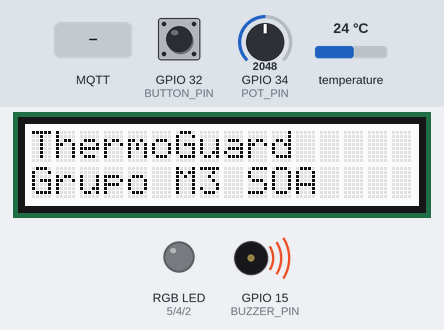
Simulated run of this sketch. Board: ESP32. Parts: 16×2 character LCD, an RGB LED mixed from three pins (HIGH = lit), buzzer (waves = sounding, pin HIGH). The inputs (shaded band) are chosen by the test bench; at power-on: GPIO 32 (BUTTON_PIN) HIGH, GPIO 34 (POT_PIN) = 2048, temperature 24 °C. WiFi joins after 1.5 s; servers stay silent unless stated; random numbers use the default seed unless the sketch sets one; no MQTT or app messages arrive unless stated; what the sketch prints to the serial monitor is not drawn.

Above: at 1.3 s.
1.4 s: GPIO 32 (BUTTON_PIN) pulled LOW for 0.15 s
At 1.9 s:
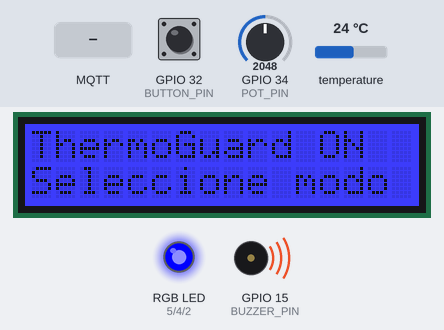
3.0 s: MQTT message "APAGAR" arrives on the first subscribed topic
At 3.13 s:
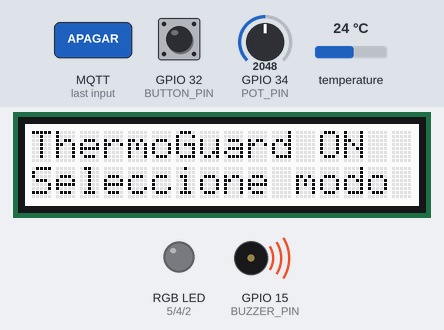
4.7 s: GPIO 32 (BUTTON_PIN) pulled LOW for 1 s
7.2 s: GPIO 34 (POT_PIN) set to 1932
At 8.2 s:
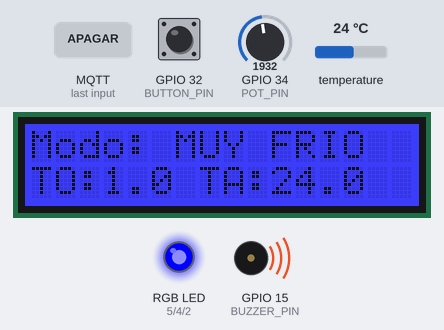
8.8 s: MQTT message "BAJO" arrives on the second subscribed topic
At 9.7 s:
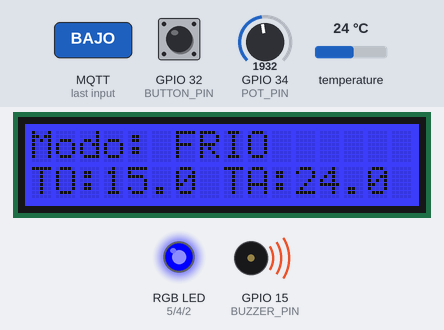
10.9 s: temperature set to 16.2 °C
At 13.2 s:
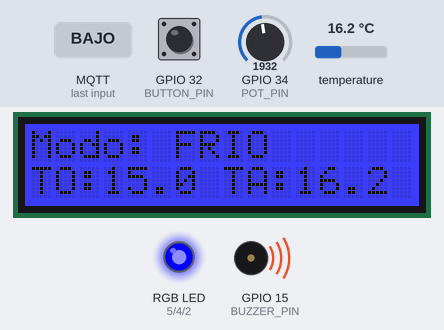
14.0 s: temperature set to 15.1 °C
At 16.0 s:
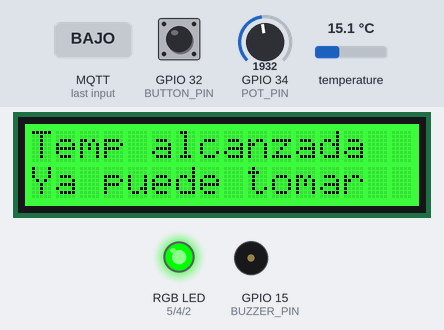
Timing chart, 0 to 26.7 s (numbered marks = the images above; inputs shaded):
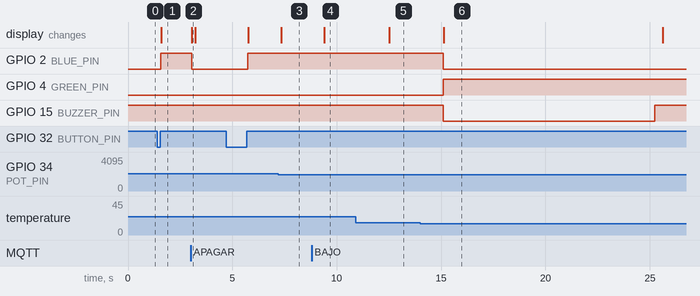

Measured:
- the behaviour switches between 15.6 and 15.5 °C on temperature (found by bisection; images 5 and 6)
- after the input at 1.4 s, GPIO 2 (BLUE_PIN): LOW → HIGH after 0.16 s; the display: changes after 0.19 s (image 1)
- after the input at 3.0 s, GPIO 2 (BLUE_PIN): HIGH → LOW at once; the display: changes at once (image 2)
- after the input at 4.7 s, GPIO 2 (BLUE_PIN): LOW → HIGH after 1.0 s
- after the input at 7.2 s, the display: changes after 0.14 s (image 3)
- after the input at 8.8 s, the display: changes after 0.61 s (image 4)
- after the input at 10.9 s, the display: changes after 1.6 s (image 5)
- after the input at 14.0 s, GPIO 2 (BLUE_PIN): HIGH → LOW after 1.1 s; GPIO 4 (GREEN_PIN): LOW → HIGH after 1.1 s; GPIO 15 (BUZZER_PIN): HIGH → LOW after 1.1 s, → HIGH 10.1 s later; the display: changes after 1.1 s (image 6)

The sketch:

ThermoGuard_ESP32.ino
```cpp
// Grupo M3 de Sistemas Operativos Avanzados
// ===================== LIBRERIAS =====================

#include <OneWire.h>
#include <DallasTemperature.h>
#include <Wire.h>
#include "rgb_lcd.h"

#include <freertos/FreeRTOS.h>
#include <freertos/task.h>
#include <freertos/queue.h>
#include <freertos/semphr.h>

#include <WiFi.h>
#include <PubSubClient.h> // MQTT

// ===================== PINES =====================

#define RED_PIN       5
#define GREEN_PIN     4
#define BLUE_PIN      2

#define BUZZER_PIN    15

#define ONE_WIRE_BUS  18

#define POT_PIN       34

// BOTON EN GPIO 32 CON LOGICA DE PULLUP
#define BUTTON_PIN    32

// ===================== LCD =====================
rgb_lcd lcd;

// ===================== SENSOR TEMPERATURA =====================
OneWire oneWire(ONE_WIRE_BUS);
DallasTemperature sensors(&oneWire);

// ===================== ESTADOS =====================
enum States
{
  IDLE,
  Monitoring,
  Alarm
};

// ===================== EVENTOS =====================
enum Event
{
  EV_NONE,

  EV_BUTTON_SHORT,
  EV_BUTTON_LONG,

  EV_TEMP_LOW,
  EV_TEMP_MEDIUM,
  EV_TEMP_HIGH,

  EV_TEMP_REACHED,
  EV_TEMP_PASS,

  EV_TIMEOUT
};

// ===================== RTOS =====================

QueueHandle_t colaEventos;

// Mutex para acceder a variables globales
SemaphoreHandle_t mutexDatos;

// Mutex exclusivo para el LCD
SemaphoreHandle_t mutexLCD;

// ===================== VARIABLES GLOBALES =====================

Event currentEvent = EV_NONE;

States systemState = IDLE;

float tempActual = NAN;
float setTemp    = NAN;

int lecturaAnterior = -1;

// Texto de la linea 0 del LCD
char modoDisplay[17] = "ThermoGuard";

// Texto de la linea 1 del LCD
char linea1Display[17] = "Presione boton";

// Flag para saber si el display debe mostrar temperatura en línea 1
bool mostrarTemp = false;

// ===================== CREDENCIALES WIFI Y MQTT =====================

const char* ssid = "iPhone de Maximo";
const char* password = "maxirojo";
const char* mqtt_server = "172.20.10.8"; // Broker

WiFiClient espClient;
PubSubClient client(espClient);

// ===================== TOPICS MQTT =====================
const char* topic_set_modo     = "grupoM3/set/modo";
const char* topic_pub_temp     = "grupoM3/sensor/temperatura";
const char* topic_pub_estado   = "grupoM3/sensor/estado";
const char* topic_sub_cmd      = "grupoM3/comando";

// ===================== CONFIGURACIONES =====================
// Potenciometro
int defUmbralLOW    = 1365;
int defUmbralMedium = 2730;

// Umbrales de temperatura de la bebida
float defTempLow    = 15.0;
float defTempMedium = 1.0;
float defTempHigh   = -1.0;

float defUmbralTolerancia = 0.5;

bool timerAlarmaActivo = false;

unsigned long tiempoInicioAlarma = 0;
unsigned long tiempoBuzzer = 10000;

int defValorErrorSensorTemp = -127;
int defSerial = 9600;
int defUmbralButtonShort = 1000;
int defMargenToleranciaPotenciometro = 75;

// Delays tasks
int defDelayTaskBoton          = 20;
int defDelayTaskPotenciometro  = 100;
int defDelayTaskTimer          = 100;
int defDelayTaskTemperatura    = 1000;
int defDelayTaskDisplay        = 1000;

// =====================================================
// ===================== FUNCIONES =====================
// =====================================================

// ===================== LED RGB =====================

void setColor(int r, int g, int b)
{
  digitalWrite(RED_PIN, r);
  digitalWrite(GREEN_PIN, g);
  digitalWrite(BLUE_PIN, b);
}

// ===================== TASK BOTON =====================

void taskBoton(void *pvParameter)
{
  bool estadoAnterior = HIGH;
  unsigned long tiempoPresionado = 0;

  while(1)
  {
    bool estadoActual = digitalRead(BUTTON_PIN);

    if (estadoAnterior == HIGH && estadoActual == LOW)
    {
      tiempoPresionado = millis();
      Serial.println("Boton presionado");
    }

    if (estadoAnterior == LOW && estadoActual == HIGH)
    {
      unsigned long duracion = millis() - tiempoPresionado;
      Event evt;

      if (duracion < defUmbralButtonShort)
      {
        evt = EV_BUTTON_SHORT;
        Serial.println("EV_BUTTON_SHORT");
      }
      else
      {
        evt = EV_BUTTON_LONG;
        Serial.println("EV_BUTTON_LONG");
      }

      xQueueSend(colaEventos, &evt, 0);
    }

    estadoAnterior = estadoActual;
    vTaskDelay(pdMS_TO_TICKS(defDelayTaskBoton));
  }
}

// ===================== TASK POTENCIOMETRO =====================

void taskPotenciometro(void *pvParameter)
{
  while (1)
  {
    int lectura = analogRead(POT_PIN);

    if (lecturaAnterior == -1 || abs(lectura - lecturaAnterior) > defMargenToleranciaPotenciometro)
    {
      Event evt;

      if (lectura < defUmbralLOW) evt = EV_TEMP_LOW;
      else if (lectura < defUmbralMedium) evt = EV_TEMP_MEDIUM;
      else evt = EV_TEMP_HIGH;

      xQueueSend(colaEventos, &evt, 0);
      lecturaAnterior = lectura;
      Serial.println("Nueva lectura potenciometro: " + String(lectura));
    }
    vTaskDelay(pdMS_TO_TICKS(defDelayTaskPotenciometro));
  }
}

// ===================== TASK TEMPERATURA =====================

void taskTemperatura(void *pvParameter)
{
  static bool reachedEnviado = false;
  static bool passEnviado    = false;

  while(1)
  {
    sensors.requestTemperatures();
    float lectura = sensors.getTempCByIndex(0);

    if (lectura == defValorErrorSensorTemp)
    {
      Serial.println("Error: DS18B20 desconectado");
      vTaskDelay(pdMS_TO_TICKS(defDelayTaskTemperatura));
      continue;
    }

    xSemaphoreTake(mutexDatos, portMAX_DELAY);
    tempActual   = lectura;
    float objetivo = setTemp;
    States estado  = systemState;
    xSemaphoreGive(mutexDatos);

    if ((estado == Monitoring || estado == Alarm) && !isnan(objetivo))
    {
      if (abs(lectura - objetivo) <= defUmbralTolerancia)
      {
        if (!reachedEnviado)
        {
          Event evt = EV_TEMP_REACHED;
          xQueueSend(colaEventos, &evt, 0);
          reachedEnviado = true; passEnviado = false;
        }
      }
      else if (lectura < (objetivo - defUmbralTolerancia))
      {
        if (!passEnviado)
        {
          Event evt = EV_TEMP_PASS;
          xQueueSend(colaEventos, &evt, 0);
          passEnviado = true; reachedEnviado = false;
        }
      }
      else
      {
        reachedEnviado = false; passEnviado = false;
      }
    }
    else
    {
      reachedEnviado = false; passEnviado = false;
    }
    vTaskDelay(pdMS_TO_TICKS(defDelayTaskTemperatura));
  }
}

// ===================== TASK DISPLAY =====================

void taskDisplay(void *pvParameter)
{
  while(1)
  {
    xSemaphoreTake(mutexDatos, portMAX_DELAY);
    float  temp     = tempActual;
    float  objetivo = setTemp;
    States estado   = systemState;
    char   modo[17];
    char   linea1[17];
    bool   showTemp = mostrarTemp;
    strncpy(modo,   modoDisplay,   16);
    strncpy(linea1, linea1Display, 16);
    modo[16]   = '\0';
    linea1[16] = '\0';
    xSemaphoreGive(mutexDatos);

    xSemaphoreTake(mutexLCD, portMAX_DELAY);

    if (estado == Monitoring && showTemp)
    {
      lcd.setCursor(0, 0); lcd.print(modo);
      for (int i = strlen(modo); i < 16; i++) lcd.print(" ");
      lcd.setCursor(0, 1);
      lcd.print("TO:"); lcd.print(objetivo, 1);
      lcd.print(" TA:"); lcd.print(temp, 1);
      lcd.print("   ");
    }
    else if (estado == Monitoring && !showTemp)
    {
      lcd.setCursor(0, 0); lcd.print(modo);
      for (int i = strlen(modo); i < 16; i++) lcd.print(" ");
      lcd.setCursor(0, 1); lcd.print("Seleccione modo ");
    }
    else if (estado == IDLE && !showTemp)
    {
      lcd.setCursor(0, 0); lcd.print(modo);
      lcd.setCursor(0, 1); lcd.print("Grupo M3 SOA    ");
    }

    xSemaphoreGive(mutexLCD);
    vTaskDelay(pdMS_TO_TICKS(defDelayTaskDisplay));
  }
}

// ===================== TASK TIMER =====================

void taskTimer(void *pvParameter)
{
  while (1)
  {
    bool          alarmaActiva;
    unsigned long inicio;

    xSemaphoreTake(mutexDatos, portMAX_DELAY);
    alarmaActiva = timerAlarmaActivo;
    inicio       = tiempoInicioAlarma;
    xSemaphoreGive(mutexDatos);

    if (alarmaActiva)
    {
      if (millis() - inicio >= tiempoBuzzer)
      {
        Event evt = EV_TIMEOUT;
        xQueueSend(colaEventos, &evt, 0);
      }
    }
    vTaskDelay(pdMS_TO_TICKS(defDelayTaskTimer));
  }
}

// ===================== TAREA WIFI Y MQTT =====================

// Convierte el estado de la FSM a un string legible para publicar por MQTT
const char* estadoToString(States e)
{
  switch (e)
  {
    case IDLE:       return "IDLE";
    case Monitoring: return "MONITOREANDO";
    case Alarm:      return "ALARMA";
    default:         return "DESCONOCIDO";
  }
}

// Callback: se ejecuta cuando llega un mensaje MQTT desde la APP
void mqttCallback(char* topic, byte* payload, unsigned int length) {
  String mensaje = "";
  for (unsigned int i = 0; i < length; i++) {
    mensaje += (char)payload[i];
  }

  String topicStr = String(topic);

  Serial.print("MQTT [");
  Serial.print(topicStr);
  Serial.print("] -> ");
  Serial.println(mensaje);

  // ---- Comandos ENCENDER / APAGAR ----
  if (topicStr == topic_sub_cmd)
  {
    if (mensaje == "ENCENDER") {
      Event evt = EV_BUTTON_SHORT;
      xQueueSend(colaEventos, &evt, 0);
    }
    else if (mensaje == "APAGAR") {
      Event evt = EV_BUTTON_LONG;
      xQueueSend(colaEventos, &evt, 0);
    }
  }
  // ---- Seleccionar modo de temperatura MSG_MODO_BAJO/MEDIO/ALTO
  else if (topicStr == topic_set_modo)
  {
    Event evt;
    if (mensaje == "BAJO")       evt = EV_TEMP_LOW;
    else if (mensaje == "MEDIO") evt = EV_TEMP_MEDIUM;
    else if (mensaje == "ALTO")  evt = EV_TEMP_HIGH;
    else {
      Serial.println("Valor de modo no reconocido");
      return;
    }
    xQueueSend(colaEventos, &evt, 0);
  }
}

void reconectarMQTT() {
  while (!client.connected()) {
    Serial.print("Intentando conectar a MQTT...");
    // Creamos un ID de cliente aleatorio
    String clientId = "ESP32_GrupoM3_";
    clientId += String(random(0xffff), HEX);

    if (client.connect(clientId.c_str())) {
      Serial.println("¡Conectado!");
      // Nos suscribimos a TODOS los topics que la app puede publicar
      client.subscribe(topic_sub_cmd);
      client.subscribe(topic_set_modo);
    } else {
      Serial.print("Fallo, rc=");
      Serial.print(client.state());
      Serial.println(" Intentando de nuevo en 5s");
      vTaskDelay(pdMS_TO_TICKS(5000));
    }
  }
}

void taskMQTT(void *pvParameter) {
  // 1. Conectar a WiFi
  WiFi.begin(ssid, password);
  while (WiFi.status() != WL_CONNECTED) {
    vTaskDelay(pdMS_TO_TICKS(500));
    Serial.print(".");
  }
  Serial.println("\nWiFi Conectado!");

  // 2. Configurar MQTT
  client.setServer(mqtt_server, 1883);
  client.setCallback(mqttCallback);

  unsigned long lastMsg = 0;

  while(1) {
    if (!client.connected() && WiFi.status() == WL_CONNECTED) {
      reconectarMQTT();
    }
    client.loop();

    // Informar por MQTT temperatura y estado cada 5 segundos
    unsigned long now = millis();
    if (now - lastMsg > 5000) {
      lastMsg = now;

      // Leemos temperatura y estado protegidos por el Mutex
      xSemaphoreTake(mutexDatos, portMAX_DELAY);
      float  tempParaEnviar   = tempActual;
      States estadoParaEnviar = systemState;
      xSemaphoreGive(mutexDatos);

      if (!isnan(tempParaEnviar)) {
        String payload = String(tempParaEnviar, 2);
        client.publish(topic_pub_temp, payload.c_str());
        Serial.println("MQTT: Temperatura publicada -> " + payload);
      }

      const char* estadoStr = estadoToString(estadoParaEnviar);
      client.publish(topic_pub_estado, estadoStr);
      Serial.println("MQTT: Estado publicado -> " + String(estadoStr));
    }

    vTaskDelay(pdMS_TO_TICKS(50));
  }
}

// ===================== ALARMA =====================

void init_alarm()
{
  xSemaphoreTake(mutexDatos, portMAX_DELAY);
  timerAlarmaActivo  = true;
  tiempoInicioAlarma = millis();
  xSemaphoreGive(mutexDatos);
}

void stop_alarm()
{
  xSemaphoreTake(mutexDatos, portMAX_DELAY);
  timerAlarmaActivo = false;
  xSemaphoreGive(mutexDatos);
}

// ===================== GET EVENT =====================

void getEvent()
{
  if (xQueueReceive(colaEventos, &currentEvent, 0) != pdTRUE)
  {
    currentEvent = EV_NONE;
  }
}

// ===================== HELPER =====================
void lcdWriteFSM(int col0, int row0, const char* linea0,
                 int col1, int row1, const char* linea1)
{
  xSemaphoreTake(mutexLCD, portMAX_DELAY);
  lcd.clear();
  lcd.setCursor(col0, row0); lcd.print(linea0);
  lcd.setCursor(col1, row1); lcd.print(linea1);
  xSemaphoreGive(mutexLCD);
}

// =====================================================
// ===================== FSM ===========================
// =====================================================

void stateMachine()
{
  switch(systemState)
  {
    // ===================== IDLE =====================
    case IDLE:
      switch(currentEvent)
      {
        case EV_BUTTON_SHORT:
        {
          xSemaphoreTake(mutexDatos, portMAX_DELAY);
          systemState = Monitoring;
          strncpy(modoDisplay, "ThermoGuard ON  ", 16);
          strncpy(linea1Display, "Seleccione modo ", 16);
          mostrarTemp = false;
          xSemaphoreGive(mutexDatos);

          lcd.setRGB(0, 0, 255);
          setColor(0, 0, 1);
          lcdWriteFSM(0, 0, "ThermoGuard ON", 0, 1, "Seleccione modo ");
        }
        break;
        default: break;
      }
    break;

    // ===================== MONITORING =====================
    case Monitoring:
      switch(currentEvent)
      {
        case EV_NONE: break;

        case EV_TEMP_LOW:
        {
          xSemaphoreTake(mutexDatos, portMAX_DELAY);
          setTemp = defTempLow;
          strncpy(modoDisplay, "Modo: FRIO      ", 16);
          mostrarTemp = true;
          xSemaphoreGive(mutexDatos);
        }
        break;

        case EV_TEMP_MEDIUM:
        {
          xSemaphoreTake(mutexDatos, portMAX_DELAY);
          setTemp = defTempMedium;
          strncpy(modoDisplay, "Modo: MUY FRIO  ", 16);
          mostrarTemp = true;
          xSemaphoreGive(mutexDatos);
        }
        break;

        case EV_TEMP_HIGH:
        {
          xSemaphoreTake(mutexDatos, portMAX_DELAY);
          setTemp = defTempHigh;
          strncpy(modoDisplay, "Modo: HELARSE   ", 16);
          mostrarTemp = true;
          xSemaphoreGive(mutexDatos);
        }
        break;

        case EV_TEMP_REACHED:
        {
          xSemaphoreTake(mutexDatos, portMAX_DELAY);
          systemState = Alarm;
          mostrarTemp = false;
          xSemaphoreGive(mutexDatos);

          lcd.setRGB(0, 255, 0); setColor(0, 1, 0);
          digitalWrite(BUZZER_PIN, LOW);
          init_alarm();
          lcdWriteFSM(0, 0, "Temp alcanzada", 0, 1, "Ya puede tomar");
        }
        break;

        case EV_TEMP_PASS:
        {
          lcd.setRGB(255, 0, 0); setColor(1, 0, 0);
        }
        break;

        case EV_BUTTON_LONG:
        {
          xSemaphoreTake(mutexDatos, portMAX_DELAY);
          systemState = IDLE;
          setTemp     = NAN;
          tempActual  = NAN;
          strncpy(modoDisplay, "ThermoGuard     ", 16);
          strncpy(linea1Display, "Grupo M3 SOA    ", 16);
          mostrarTemp = false;
          xSemaphoreGive(mutexDatos);
          lcd.setRGB(255, 255, 255); setColor(0, 0, 0);
        }
        break;
        default: break;
      }
    break;

    // ===================== ALARM =====================
    case Alarm:
      switch(currentEvent)
      {
        case EV_BUTTON_SHORT:
        {
          stop_alarm();
          digitalWrite(BUZZER_PIN, HIGH);
          lcd.setRGB(0, 255, 0); setColor(0, 1, 0);

          xSemaphoreTake(mutexDatos, portMAX_DELAY);
          systemState = Monitoring;
          mostrarTemp = true;
          xSemaphoreGive(mutexDatos);
        }
        break;

        case EV_TIMEOUT:
        {
          digitalWrite(BUZZER_PIN, HIGH);
          lcd.setRGB(0, 255, 0); setColor(0, 1, 0);

          xSemaphoreTake(mutexDatos, portMAX_DELAY);
          systemState = Monitoring;
          mostrarTemp = true;
          xSemaphoreGive(mutexDatos);
        }
        break;

        case EV_BUTTON_LONG:
        {
          digitalWrite(BUZZER_PIN, HIGH);
          stop_alarm();

          xSemaphoreTake(mutexDatos, portMAX_DELAY);
          setTemp     = NAN;
          tempActual  = NAN;
          strncpy(modoDisplay, "ThermoGuard     ", 16);
          strncpy(linea1Display, "Grupo M3 SOA    ", 16);
          mostrarTemp = false;
          systemState = IDLE;
          xSemaphoreGive(mutexDatos);

          lcd.setRGB(255, 255, 255); setColor(0, 0, 0);
        }
        break;
        default: break;
      }
    break;
  }
}

// =====================================================
// ===================== SETUP =====================
// =====================================================

void setup()
{
  Serial.begin(defSerial);

  pinMode(RED_PIN,   OUTPUT);
  pinMode(GREEN_PIN, OUTPUT);
  pinMode(BLUE_PIN,  OUTPUT);
  pinMode(BUZZER_PIN, OUTPUT);
  digitalWrite(BUZZER_PIN, HIGH);
  pinMode(BUTTON_PIN, INPUT_PULLUP);

  sensors.begin();
  Wire.begin(21, 22);

  lcd.begin(16, 2);
  lcd.setRGB(255, 255, 255);
  lcd.clear();
  lcd.setCursor(0, 0); lcd.print("ThermoGuard");
  lcd.setCursor(0, 1); lcd.print("Presione boton");

  colaEventos = xQueueCreate(10, sizeof(Event));
  mutexDatos  = xSemaphoreCreateMutex();
  mutexLCD    = xSemaphoreCreateMutex();

  xTaskCreate(taskBoton, "Boton", 2048, NULL, 2, NULL);
  xTaskCreate(taskTemperatura, "Temp", 2048, NULL, 1, NULL);
  xTaskCreate(taskDisplay, "Display", 2048, NULL, 1, NULL);
  xTaskCreate(taskTimer, "Timer", 2048, NULL, 1, NULL);
  xTaskCreate(taskPotenciometro, "Pot", 2048, NULL, 1, NULL);

  // TAREA WIFI/MQTT (Requiere mas stack por las conexiones de red)
  xTaskCreate(taskMQTT, "MQTT", 4096, NULL, 1, NULL);
}

// =====================================================
// ===================== LOOP =====================
// =====================================================

void loop()
{
  getEvent();
  stateMachine();
  vTaskDelay(pdMS_TO_TICKS(50));
}
```
